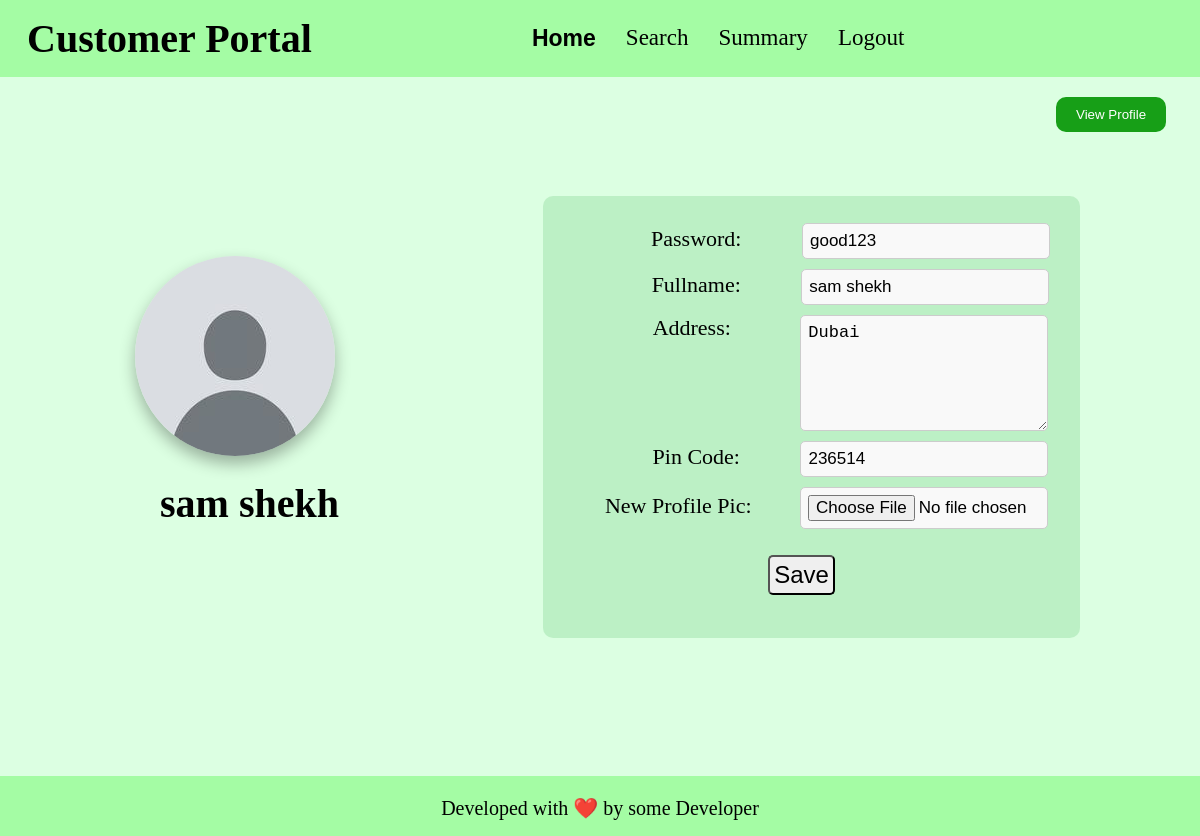
The page /customer_home/edit_profile/1 on the database its author committed.
### app.py (models this page shows)
class customer(db.Model):
    __tablename__ = "customer"
    id = db.Column(db.Integer, primary_key=True, autoincrement=True)
    email_id = db.Column(db.String, nullable=False)
    password = db.Column(db.String, nullable=False)
    fullname = db.Column(db.String, nullable=False)
    gender = db.Column(db.String, nullable=False)
    address = db.Column(db.String, nullable=False)
    pin_code = db.Column(db.Integer, nullable=False)
    blocked = db.Column(db.Boolean, default=False)
    service_requests = db.relationship('service_request', backref='customer', cascade='all, delete-orphan')

### app.py (the view, shortened to what this page needs)
@app.route('/customer_home/edit_profile/<int:id>', methods=['GET', 'POST'])
def customer_profile_edit(id):
    if request.method == 'GET':
        cus = customer.query.filter_by(id = id).first()
        if cus:
            if not cus.blocked:
                return render_template("customer_edit_profile.html", customer = cus)
            else:
                return redirect('/customer_login')
        else:
            return redirect('/customer_login')

### templates/customer_edit_profile.html (shortened to what this page needs)
<!DOCTYPE html>
<html lang="en">
<head>
    <link rel="stylesheet" href="/static/css/basic.css">
</head>
<body>
    <header>
        <h1>Customer Portal</h1>
        <ul>
            <li><a class="active" href="/customer_home/{{customer.id}}">Home</a></li>
            <li><a href="/customer_search/{{customer.id}}">Search</a></li>
            <li><a href="/customer_summary/{{customer.id}}">Summary</a></li>
            <li><a href="/customer_logout/{{customer.id}}">Logout</a></li>
        </ul>
    </header>
    <button id="edit_profile_button" onclick="gotoroute('/customer_home/view_profile/{{customer.id}}')">View Profile</button>
    <div id="box">
        <div id="box1">
            <img id="user-pic" src="/static/default_user_pic.png" alt="Profile Picture">
            <h2 style="font-size: 40px;">{{customer.fullname}}</h2>
        </div>
        <div id="box2">
            <div id="form-box">
                <form action="/customer_home/edit_profile/{{customer.id}}" method="POST">
                    <div class="credentials" style="margin-left: 78px; margin-top: -3px;">
                        Password: <input style="margin-left: 55px; width: 232px;" class="input-box" size="x-large"
                            type="text" name="password" value="{{customer.password}}" required>
                    </div>
                    <div class="credentials" style="margin-left: 78px;">
                        Fullname: <input style="margin-left: 55px; width: 232px;" class="input-box" size="x-large"
                            type="text" name="fullname" placeholder="David Malhan" value="{{customer.fullname}}" required>
                    </div>
                    <div class="credentials" style="margin-left: 78px;">
                        Address: <textarea
                            style="margin-left: 64px; width: 232px; height: 100px; text-align: left; vertical-align: top; border: 1px solid #ccc; background-color: #f9f9f9;"
                            class="input-box" name="address" placeholder="54/2 Humphery Street"
                            required>{{customer.address}}</textarea>
                    </div>
                    <div class="credentials" style="margin-left: 78px;">
                        Pin Code: <input style="margin-left: 55px; width: 232px;" class="input-box" size="x-large"
                            type="number" name="pincode" value="{{customer.pin_code}}" required>
                    </div>
                    <div class="credentials" style="margin-left: 30px;">
                        New Profile Pic: <input style="margin-left: 43px; width: 232px;" class="file-upload"
                            size="x-large" type="file" name="new_pic" accept=".png, .jpg, .jpeg"
                            onchange="preview_img(event)">
                    </div>
                    <div>
                        <input type="submit" value="Save"
                            style="margin-right: 20px; font-size: x-large;font-family:'Franklin Gothic Medium', 'Arial Narrow', Arial, sans-serif; margin-top: 16px; margin-bottom: 13px; padding: 4px; border-radius: 5px;">
                    </div>
                </form>
            </div>
        </div>
    </div>
    <br>
    <footer>
        <p>
            Developed with ❤️ by some Developer
        </p>
    </footer>
</body>
</html>

### static/css/basic.css (style rules this page uses)
* { padding: 0; margin: 0; }
body { background-color: rgb(220, 255, 226); align-items: center; text-align: left; }
header { align-items: center; display: flex; padding: 15px; background-color: rgb(164, 252, 164); }
ul { display: flex; list-style-type: none; padding: 0; margin: 0; }
ul li { padding-inline: 15px; }
ul li a { font-size: 23px; text-decoration: none; color: black; }
.active { font-family: 'Franklin Gothic Medium', 'Arial Narrow', Arial, sans-serif; font-weight: bold; }

### templates/customer_edit_profile.html (style rules this page uses)
h1 { margin-right: 17.1vw; margin-left: 1vw; font-size: 40px; }
#edit_profile_button { padding: 10px 20px; background-color: rgb(23, 159, 23); color: white; border: none; border-radius: 10px; cursor: pointer; margin-left: 88vw; margin-top: 20px; }
#box { display: flex; gap: 7vw; margin: auto; margin-top: 8vh; justify-content: space-evenly; flex-wrap: wrap; }
#box1 { margin-top: 60px; align-items: center; text-align: center; justify-content: center; }
#user-pic { min-width: 200px; min-height: 200px; max-width: 210px; max-height: 210px; border-radius: 100px; margin-left: 10px; box-shadow: 0 8px 16px rgba(0, 0, 0, 0.3); }
h2 { margin-top: 20px; margin-left: 40px; margin-bottom: 10px; font-size: 30px; }
#form-box { background-color: rgba(162, 227, 174, 0.537); padding: 30px; border-radius: 10px; text-align: center; }
.credentials { font-size: 22px; margin-bottom: 10px; }
.credentials input { border: 1px solid #ccc; background-color: #f9f9f9; }
.input-box, .file-upload { padding: 7px; border-radius: 5px; border: 1px solid #ccc; background-color: #f9f9f9; font-size: 17px; }
footer { align-items: center; text-align: center; background-color: rgb(164, 252, 164); height: 60px; margin-top: 15vh; }
footer p { margin: auto; padding-top: 20px; font-size: 20px; }

### rows shown on the page
customer: fullname "sam shekh", password "good123", address "Dubai", pincode "236514"
